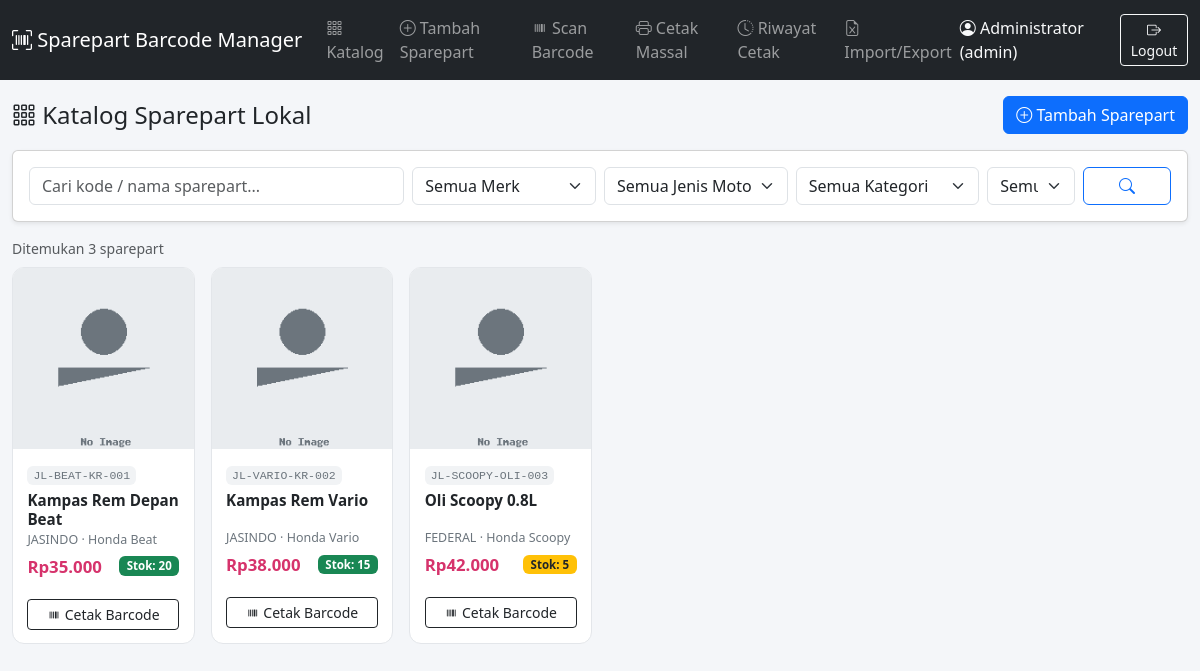
Screenshot of /modules/sparepart/list.php (signed in) with the database file from the repository.
### tables this page shows
CREATE TABLE IF NOT EXISTS `spareparts` (
  `id` INT UNSIGNED NOT NULL AUTO_INCREMENT,
  `kode_custom` VARCHAR(50) NOT NULL,
  `nama_sparepart` VARCHAR(150) NOT NULL,
  `foto` VARCHAR(255) DEFAULT NULL,
  `merk` VARCHAR(80) DEFAULT NULL,
  `jenis_motor` VARCHAR(80) DEFAULT NULL,
  `kategori` VARCHAR(80) DEFAULT NULL,
  `satuan` VARCHAR(30) DEFAULT 'PCS',
  `harga_beli` DECIMAL(12,2) NOT NULL DEFAULT 0,
  `harga_jual` DECIMAL(12,2) NOT NULL DEFAULT 0,
  `stok` INT NOT NULL DEFAULT 0,
  `lokasi_rak` VARCHAR(50) DEFAULT NULL,
  `keterangan` TEXT DEFAULT NULL,
  `is_active` TINYINT(1) NOT NULL DEFAULT 1,
  `created_at` DATETIME NOT NULL DEFAULT CURRENT_TIMESTAMP,
  `updated_at` DATETIME NOT NULL DEFAULT CURRENT_TIMESTAMP ON UPDATE CURRENT_TIMESTAMP,
  PRIMARY KEY (`id`),
  UNIQUE KEY `uq_kode_custom` (`kode_custom`),
  KEY `idx_nama` (`nama_sparepart`),
  KEY `idx_merk` (`merk`),
  KEY `idx_jenis_motor` (`jenis_motor`),
  KEY `idx_kategori` (`kategori`),
  FULLTEXT KEY `ft_nama` (`nama_sparepart`)
);

### includes/functions.php (called while the page is built, shortened)
<?php
function e(?string $str): string
{
    return htmlspecialchars($str ?? '', ENT_QUOTES, 'UTF-8');
}
function rupiah($angka): string
{
    return 'Rp' . number_format((float)$angka, 0, ',', '.');
}
function base_url(string $path = ''): string
{
    $scheme = (!empty($_SERVER['HTTPS']) && $_SERVER['HTTPS'] !== 'off') ? 'https' : 'http';
    $host   = $_SERVER['HTTP_HOST'] ?? 'localhost';
    $root   = rtrim(dirname($_SERVER['SCRIPT_NAME'] ?? '/'), '/\\');
    $root = preg_replace('#/modules/[a-zA-Z_]+$#', '', $root);
    return $scheme . '://' . $host . $root . '/' . ltrim($path, '/');
}
function foto_url(?string $fotoFileName): string
{
    if (!$fotoFileName || !file_exists(__DIR__ . '/../uploads/sparepart/' . $fotoFileName)) {
        return base_url('assets/img/placeholder.png');
    }
    return base_url('uploads/sparepart/' . rawurlencode($fotoFileName));
}

### includes/auth.php (called while the page is built, shortened)
<?php
function current_user(): ?array
{
    return $_SESSION['user'] ?? null;
}

### includes/sparepart_repo.php (called while the page is built, shortened)
<?php
function sparepart_list(PDO $pdo, array $params): array
{
    $page    = max(1, (int)($params['page'] ?? 1));
    $perPage = min(100, max(1, (int)($params['per_page'] ?? 24)));
    $offset  = ($page - 1) * $perPage;
    $where  = ['is_active = 1'];
    $args   = [];
    $whereSql = implode(' AND ', $where);
    $countStmt = $pdo->prepare("SELECT COUNT(*) FROM spareparts WHERE $whereSql");
    $countStmt->execute($args);
    $total = (int)$countStmt->fetchColumn();
    $sql = "SELECT * FROM spareparts WHERE $whereSql ORDER BY updated_at DESC LIMIT $perPage OFFSET $offset";
    $stmt = $pdo->prepare($sql);
    $stmt->execute($args);
    $data = $stmt->fetchAll();
    return [
        'data'       => $data,
        'total'      => $total,
        'page'       => $page,
        'perPage'    => $perPage,
        'totalPages' => (int)ceil($total / $perPage),
    ];
}

### modules/sparepart/list.php (the view, shortened to what this page needs)
<?php
require_once __DIR__ . '/../../includes/header.php';
require_once __DIR__ . '/../../includes/sparepart_repo.php';
$pdo = get_pdo();
$q          = trim($_GET['q'] ?? '');
$merk       = trim($_GET['merk'] ?? '');
$jenisMotor = trim($_GET['jenis_motor'] ?? '');
$kategori   = trim($_GET['kategori'] ?? '');
$stokFilter = trim($_GET['stok_filter'] ?? '');
$page       = max(1, (int)($_GET['page'] ?? 1));
$result = sparepart_list($pdo, [
    'q' => $q, 'merk' => $merk, 'jenis_motor' => $jenisMotor,
    'kategori' => $kategori, 'stok_filter' => $stokFilter,
    'page' => $page, 'per_page' => 24,
]);
?>
<div class="d-flex justify-content-between align-items-center mb-3 flex-wrap gap-2">
  <h4 class="mb-0"><i class="bi bi-grid-3x3-gap"></i> Katalog Sparepart Lokal</h4>
  <div>
    <a href="<?= base_url('modules/sparepart/form.php') ?>" class="btn btn-primary"><i class="bi bi-plus-circle"></i> Tambah Sparepart</a>
  </div>
</div>
<form method="get" class="card card-body mb-3 shadow-sm">
  <div class="row g-2">
    <div class="col-md-4">
      <input type="text" name="q" class="form-control" placeholder="Cari kode / nama sparepart..." value="<?= e($q) ?>">
    </div>
    <div class="col-md-2">
      <select name="merk" class="form-select">
        <option value="">Semua Merk</option>
      </select>
    </div>
    <div class="col-md-2">
      <select name="jenis_motor" class="form-select">
        <option value="">Semua Jenis Motor</option>
      </select>
    </div>
    <div class="col-md-2">
      <select name="kategori" class="form-select">
        <option value="">Semua Kategori</option>
      </select>
    </div>
    <div class="col-md-1">
      <select name="stok_filter" class="form-select">
        <option value="">Semua Stok</option>
      </select>
    </div>
    <div class="col-md-1">
      <button class="btn btn-outline-primary w-100"><i class="bi bi-search"></i></button>
    </div>
  </div>
</form>
<p class="text-muted small mb-2">Ditemukan <?= (int)$result['total'] ?> sparepart</p>
<div class="row row-cols-1 row-cols-sm-2 row-cols-md-3 row-cols-lg-4 row-cols-xl-6 g-3">
  <?php foreach ($result['data'] as $sp): ?>
    <div class="col">
      <div class="sp-card" onclick="window.location='<?= base_url('modules/sparepart/detail.php?id=' . (int)$sp['id']) ?>'">
        <div class="sp-card__img-wrap">
          <img src="<?= e(foto_url($sp['foto'])) ?>" alt="<?= e($sp['nama_sparepart']) ?>" loading="lazy">
        </div>
        <div class="sp-card__body">
          <span class="sp-card__kode"><?= e($sp['kode_custom']) ?></span>
          <div class="sp-card__nama"><?= e($sp['nama_sparepart']) ?></div>
          <div class="sp-card__meta"><?= e($sp['merk']) ?> &middot; <?= e($sp['jenis_motor']) ?></div>
          <div class="d-flex justify-content-between align-items-center mt-1">
            <span class="sp-card__harga"><?= rupiah($sp['harga_jual']) ?></span>
            <span class="badge <?= $sp['stok'] <= 0 ? 'bg-danger' : ($sp['stok'] <= 5 ? 'bg-warning text-dark' : 'bg-success') ?> sp-card__stok-badge">
              Stok: <?= (int)$sp['stok'] ?>
            </span>
          </div>
        </div>
        <div class="sp-card__footer">
          <a href="<?= base_url('modules/barcode/generate.php?id=' . (int)$sp['id']) ?>"
             class="btn btn-sm btn-outline-dark w-100" onclick="event.stopPropagation()">
             <i class="bi bi-upc"></i> Cetak Barcode
          </a>
        </div>
      </div>
    </div>
  <?php endforeach; ?>
</div>
<?php include __DIR__ . '/../../includes/footer.php'; ?>

### includes/header.php (shortened to what this page needs)
<?php
require_once __DIR__ . '/functions.php';
require_once __DIR__ . '/auth.php';
$user = current_user();
?>
<!DOCTYPE html>
<html lang="id">
<head>
<link href="https://cdnjs.cloudflare.com/ajax/libs/twitter-bootstrap/5.3.2/css/bootstrap.min.css" rel="stylesheet">
<link href="https://cdnjs.cloudflare.com/ajax/libs/bootstrap-icons/1.11.1/font/bootstrap-icons.min.css" rel="stylesheet">
<link href="<?= base_url('assets/css/custom.css') ?>" rel="stylesheet">
</head>
<body>
<?php if ($user): ?>
<nav class="navbar navbar-expand-lg navbar-dark bg-dark no-print sticky-top">
  <div class="container-fluid">
    <a class="navbar-brand" href="<?= base_url('modules/sparepart/list.php') ?>">
      <i class="bi bi-upc-scan"></i> <?= e(APP_NAME) ?>
    </a>
    <div class="collapse navbar-collapse" id="navMain">
      <ul class="navbar-nav me-auto mb-2 mb-lg-0">
        <li class="nav-item"><a class="nav-link" href="<?= base_url('modules/sparepart/list.php') ?>"><i class="bi bi-grid-3x3-gap"></i> Katalog</a></li>
        <li class="nav-item"><a class="nav-link" href="<?= base_url('modules/sparepart/form.php') ?>"><i class="bi bi-plus-circle"></i> Tambah Sparepart</a></li>
        <li class="nav-item"><a class="nav-link" href="<?= base_url('modules/scan/scan.php') ?>"><i class="bi bi-upc"></i> Scan Barcode</a></li>
        <li class="nav-item"><a class="nav-link" href="<?= base_url('modules/barcode/bulk_print.php') ?>"><i class="bi bi-printer"></i> Cetak Massal</a></li>
        <li class="nav-item"><a class="nav-link" href="<?= base_url('modules/barcode/history.php') ?>"><i class="bi bi-clock-history"></i> Riwayat Cetak</a></li>
        <li class="nav-item"><a class="nav-link" href="<?= base_url('modules/excel/import.php') ?>"><i class="bi bi-file-earmark-excel"></i> Import/Export</a></li>
      </ul>
      <span class="navbar-text text-light me-3">
        <i class="bi bi-person-circle"></i> <?= e($user['nama_lengkap']) ?> (<?= e($user['role']) ?>)
      </span>
      <a href="<?= base_url('modules/auth/logout.php') ?>" class="btn btn-outline-light btn-sm"><i class="bi bi-box-arrow-right"></i> Logout</a>
    </div>
  </div>
</nav>
<?php endif; ?>
<div class="container-fluid py-3">

### includes/footer.php (shortened to what this page needs)
</div>
</body>
</html>

### assets/css/custom.css (style rules this page uses)
body { background:#f4f6f9; }
.sp-card { border: 1px solid #e3e6ea; border-radius: 12px; overflow: hidden; background: #fff; transition: box-shadow .15s, transform .15s; height: 100%; cursor: pointer; }
.sp-card__img-wrap { aspect-ratio: 1/1; background:#f1f3f5; display:flex; align-items:center; justify-content:center; overflow:hidden; }
.sp-card__img-wrap img { width:100%; height:100%; object-fit:cover; }
.sp-card__body { padding: .75rem .9rem; }
.sp-card__kode { font-family: monospace; font-size: .72rem; color:#6c757d; background:#f1f3f5; border-radius:6px; padding:1px 6px; display:inline-block; }
.sp-card__nama { font-weight:600; font-size:.95rem; margin:.35rem 0 .15rem; line-height:1.25; min-height:2.4em; }
.sp-card__meta { font-size:.78rem; color:#6c757d; }
.sp-card__harga { color:#d6336c; font-weight:700; font-size:1.05rem; }
.sp-card__stok-badge { font-size:.72rem; }
.sp-card__footer { padding: .5rem .9rem .8rem; }

### rows the page displays
spareparts: kode_custom "JL-BEAT-KR-001", nama_sparepart "Kampas Rem Depan Beat", merk "JASINDO", jenis_motor "Honda Beat", harga_jual "Rp35.000", stok "20"
spareparts: kode_custom "JL-VARIO-KR-002", nama_sparepart "Kampas Rem Vario", merk "JASINDO", jenis_motor "Honda Vario", harga_jual "Rp38.000", stok "15"
spareparts: kode_custom "JL-SCOOPY-OLI-003", nama_sparepart "Oli Scoopy 0.8L", merk "FEDERAL", jenis_motor "Honda Scoopy", harga_jual "Rp42.000", stok "5"

### other values shown
APP_NAME "Sparepart Barcode Manager"
$user['nama_lengkap'] "Administrator"
$user['role'] "admin"
$result['total'] "3"
